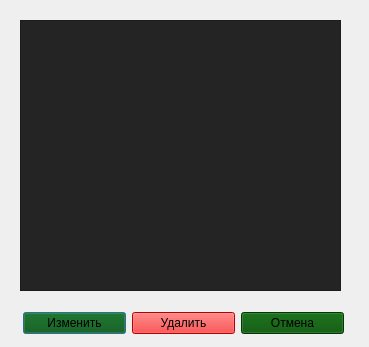
<?xml version="1.0" encoding="UTF-8"?>
<ui version="4.0">
 <class>Dialog</class>
 <widget class="QDialog" name="Dialog">
  <property name="geometry">
   <rect>
    <x>0</x>
    <y>0</y>
    <width>369</width>
    <height>347</height>
   </rect>
  </property>
  <property name="windowTitle">
   <string>Настройки принтера</string>
  </property>
  <property name="windowIcon">
   <iconset>
    <normaloff>img/logo-1.png</normaloff>img/logo-1.png</iconset>
  </property>
  <widget class="QTableWidget" name="tableWidget">
   <property name="geometry">
    <rect>
     <x>20</x>
     <y>20</y>
     <width>321</width>
     <height>271</height>
    </rect>
   </property>
   <property name="styleSheet">
    <string notr="true">background-color: rgb(36, 36, 36);</string>
   </property>
  </widget>
  <widget class="QWidget" name="">
   <property name="geometry">
    <rect>
     <x>23</x>
     <y>310</y>
     <width>321</width>
     <height>27</height>
    </rect>
   </property>
   <layout class="QHBoxLayout" name="horizontalLayout">
    <item>
     <widget class="QPushButton" name="pushButton">
      <property name="styleSheet">
       <string notr="true">background-color: rgb(0, 80, 0);</string>
      </property>
      <property name="text">
       <string>Изменить</string>
      </property>
     </widget>
    </item>
    <item>
     <widget class="QPushButton" name="pushButton_3">
      <property name="styleSheet">
       <string notr="true">background-color: rgb(255, 0, 0);</string>
      </property>
      <property name="text">
       <string>Удалить</string>
      </property>
     </widget>
    </item>
    <item>
     <widget class="QPushButton" name="pushButton_2">
      <property name="styleSheet">
       <string notr="true">background-color: rgb(0, 80, 0);</string>
      </property>
      <property name="text">
       <string>Отмена</string>
      </property>
     </widget>
    </item>
   </layout>
  </widget>
 </widget>
 <resources/>
 <connections/>
</ui>
